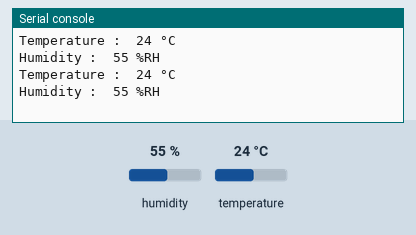
The program below on a simulated Raspberry Pi Pico running MicroPython. Shown: the last lines printed to the serial console. The inputs (shaded band) are chosen by the test bench; at power-on: humidity 55 %, temperature 24 °C.

Above: at 1.2 s.
1.3 s: humidity set to 22 %
At 2.6 s:
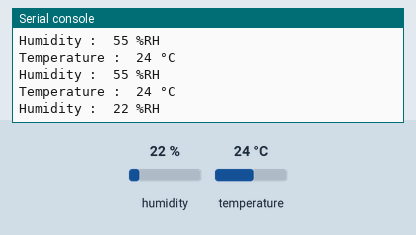
2.8 s: temperature set to 12 °C
At 3.9 s:
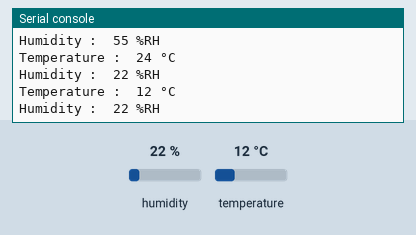
4.3 s: humidity set to 40 %
At 6.0 s:
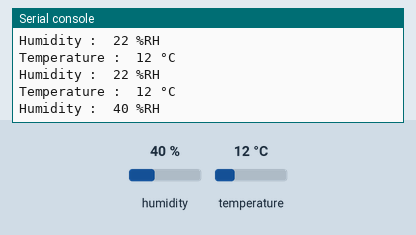
Timing chart, 0 to 7.5 s (numbered marks = the images above; inputs shaded):
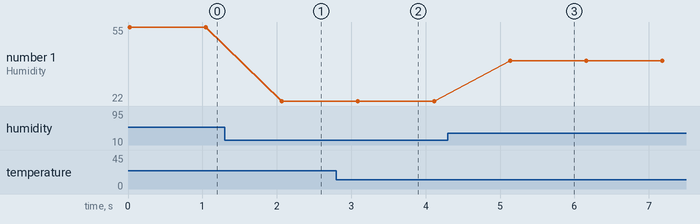

Measured:
- after the input at 1.3 s, the serial console: prints a new line after 0.77 s (image 1)
- after the input at 2.8 s, the serial console: prints a new line after 0.29 s (image 2)
- after the input at 4.3 s, the serial console: prints a new line after 0.84 s (image 3)
- plotted number 1: 55 → 22 after the input at 1.3 s, 22 → 40 after the input at 4.3 s

The program:

02_DHT11.py
```python
# Ref : https://docs.micropython.org/en/latest/esp8266/tutorial/dht.html

import dht
from machine import Pin
from time import sleep

dht_pin = 5

dht = dht.DHT11(dht_pin)

while True:
    dht.measure()
    temperature = dht.temperature()
    humidity = dht.humidity()
    print ("Temperature : ", temperature, "°C")
    print ("Humidity : ", humidity, "%RH")
    sleep(1)
    
```
